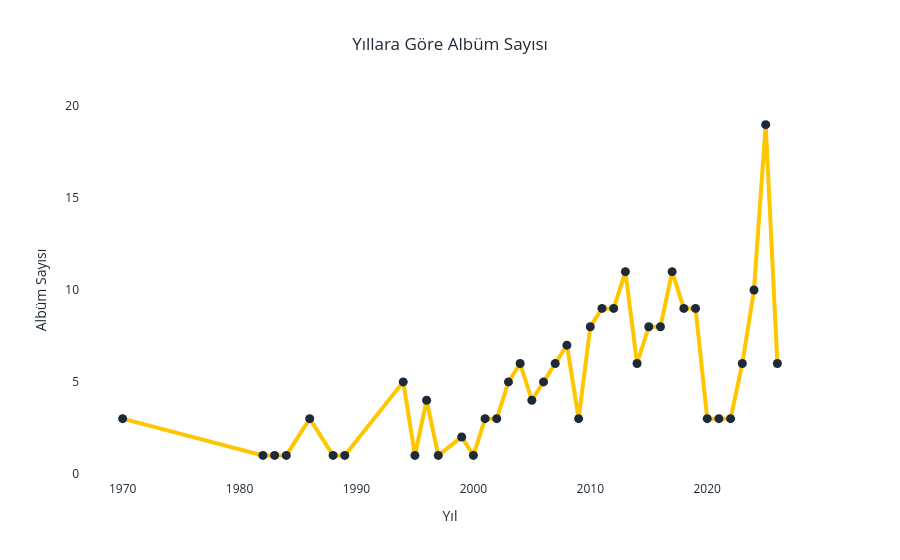

The cell this chart's notebook holds for it:
### Markdown cell above
### Plotly Grafik 1. Şarkı Türlerine Göre Dağılım

Etkileşimli grafik incelendiğinde veri setinin büyük ölçüde POP müzik türü etrafında yoğunlaştığı görülmektedir. Toplam 1376 şarkı ile POP türü veri setindeki tüm şarkıların yarısından fazlasını oluşturmaktadır. POP türünü sırasıyla RAP (437), ARABESK (330) ve ROCK (301) takip etmektedir.

TÜRK SANAT MÜZİĞİ (78) ve K-POP (64) ise veri setinde en az temsil edilen türlerdir. Bu durum, Spotify Top 200 albümlerinin ağırlıklı olarak popüler müzik türlerinden oluştuğunu ve dinleyici tercihlerinin belirli türler üzerinde yoğunlaştığını göstermektedir.

### Code cell
yil_album = (
    df.groupby("YIL")["ALBÜM ADI"]
    .nunique()
    .reset_index()
)

yil_album.columns = ["Yıl", "Albüm Sayısı"]

fig = px.line(
    yil_album,
    x="Yıl",
    y="Albüm Sayısı",
    markers=True,
    title="Yıllara Göre Albüm Sayısı"
)

fig.update_traces(
    line_color=ticaret_gold,
    line_width=4,
    marker=dict(
        color=ticaret_navy,
        size=9
    )
)

fig.update_layout(
    title_x=0.5,
    plot_bgcolor="white",
    paper_bgcolor="white",
    font=dict(color=ticaret_navy),
    xaxis_title="Yıl",
    yaxis_title="Albüm Sayısı"
)

fig.show()

### Figure 1 — Plotly figure (JSON) as saved in the notebook; plotly's stock layout.template omitted (floating-point values rounded to 4 significant figures)
{"data": [{"hovertemplate": "Yıl=%{x}<br>Albüm Sayısı=%{y}<extra></extra>", "legendgroup": "", "line": {"color": "#FFC600", "dash": "solid", "width": 4}, "marker": {"color": "#1F2A37", "size": 9, "symbol": "circle"}, "mode": "lines+markers", "name": "", "orientation": "v", "showlegend": false, "type": "scatter", "x": [1970, 1982, 1983, 1984, 1986, 1988, 1989, 1994, 1995, 1996, 1997, 1999, 2000, 2001, 2002, 2003, 2004, 2005, 2006, 2007, 2008, 2009, 2010, 2011, 2012, 2013, 2014, 2015, 2016, 2017, 2018, 2019, 2020, 2021, 2022, 2023, 2024, 2025, 2026], "xaxis": "x", "y": [3, 1, 1, 1, 3, 1, 1, 5, 1, 4, 1, 2, 1, 3, 3, 5, 6, 4, 5, 6, 7, 3, 8, 9, 9, 11, 6, 8, 8, 11, 9, 9, 3, 3, 3, 6, 10, 19, 6], "yaxis": "y"}], "layout": {"font": {"color": "#1F2A37"}, "legend": {"tracegroupgap": 0}, "paper_bgcolor": "white", "plot_bgcolor": "white", "title": {"text": "Yıllara Göre Albüm Sayısı", "x": 0.5}, "xaxis": {"anchor": "y", "domain": [0, 1], "title": {"text": "Yıl"}}, "yaxis": {"anchor": "x", "domain": [0, 1], "title": {"text": "Albüm Sayısı"}}}}
